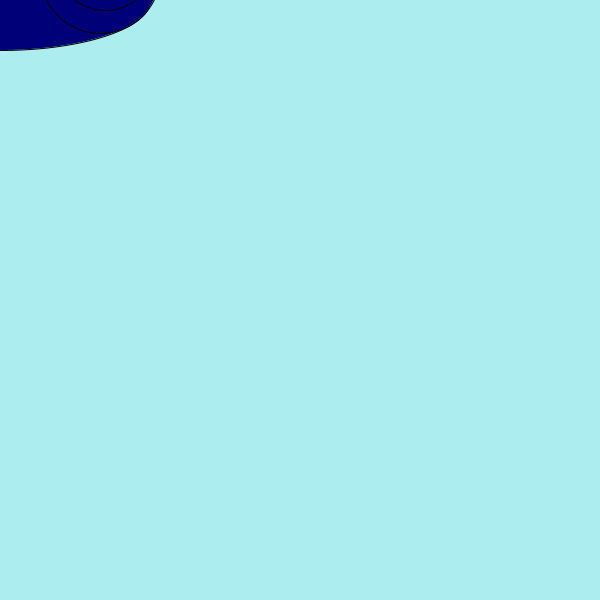
Frame 1 (no input)
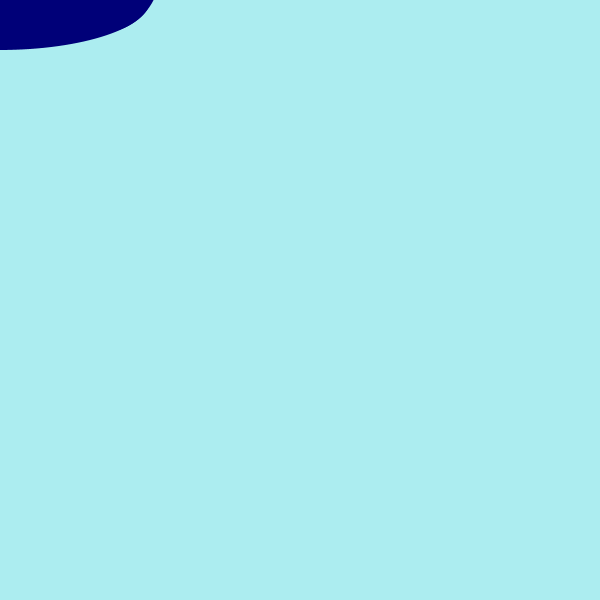
Frame 60 (the mouse pressed at the canvas centre just before this capture)
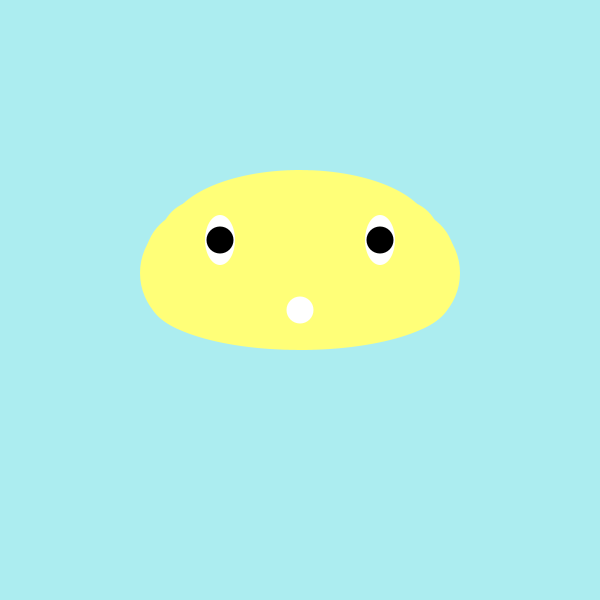
Frame 120 (the mouse held since frame 60 and released just before this capture)

The Processing sketch that drew these frames (run headless with seeded random() and noise(); from frame 60 on, the mouse is pressed at the canvas centre):

// Processing sketch: processing_96219
// ── processing_96219.pde


int mida=100;

void setup() {
  size(600, 600);
  background(0);
  
}
 
void draw() {
  background(172,237,240);
  fill(252,255,93);
  
  
  
  //cara
  fill(mouseX,mouseY,120);
  ellipse(mouseX,mouseY-50,270,120);
  ellipse(mouseX,mouseY,300,mida);
  ellipse(mouseX,mouseY-70,260,120);
  ellipse(mouseX+90,mouseY-50,mida,mida);
  ellipse(mouseX-90,mouseY-50,mida,mida);
  
  ellipse(mouseX-100,mouseY-27,120,120);
  ellipse(mouseX+100,mouseY-27,120,120);
  
  ellipse(mouseX-105,mouseY-40,mida,mida);
  ellipse(mouseX+105,mouseY-40,mida,mida);
  
  ellipse(mouseX-100,mouseY-60,80,80);
  ellipse(mouseX+100,mouseY-60,80,80);
  noStroke();
  
  //ulls
  fill(255,255,255);
  ellipse(mouseX-80,mouseY-60,30,50);
  ellipse(mouseX+80,mouseY-60,30,50);
  
  fill(0);
  ellipse(mouseX-80,mouseY-60,mouseX*0.09,mouseY*0.09);
  ellipse(mouseX+80,mouseY-60,mouseX*0.09,mouseY*0.09);
  
  //boca
  fill(255,255,255);
  ellipse(mouseX,mouseY+10,mouseX*0.09,mouseY*0.09);
  
  
 
 
 
  
  
  
  
}
